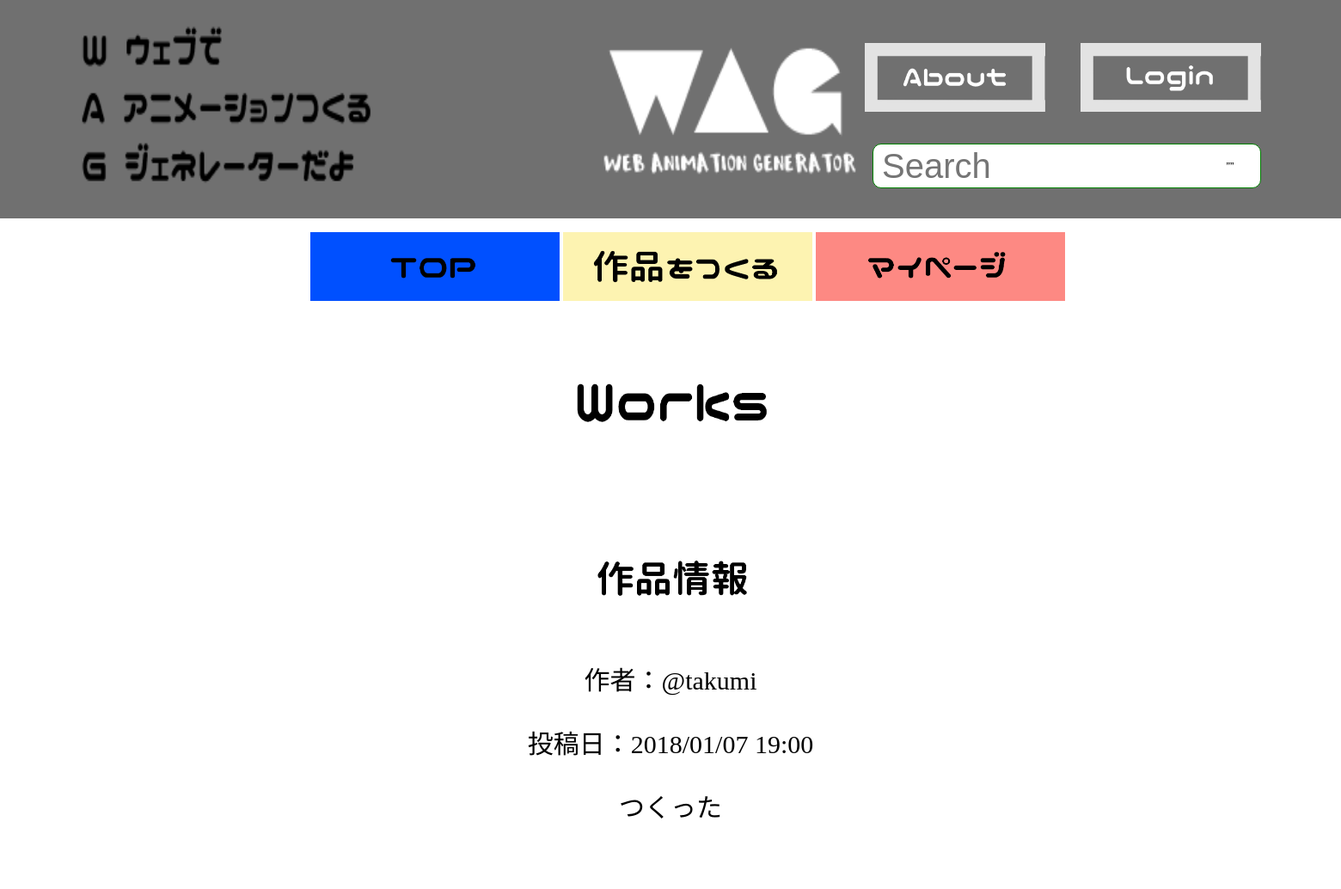
Before: /Definitive/workpage.php?id=3 (upper part) with the older database file.
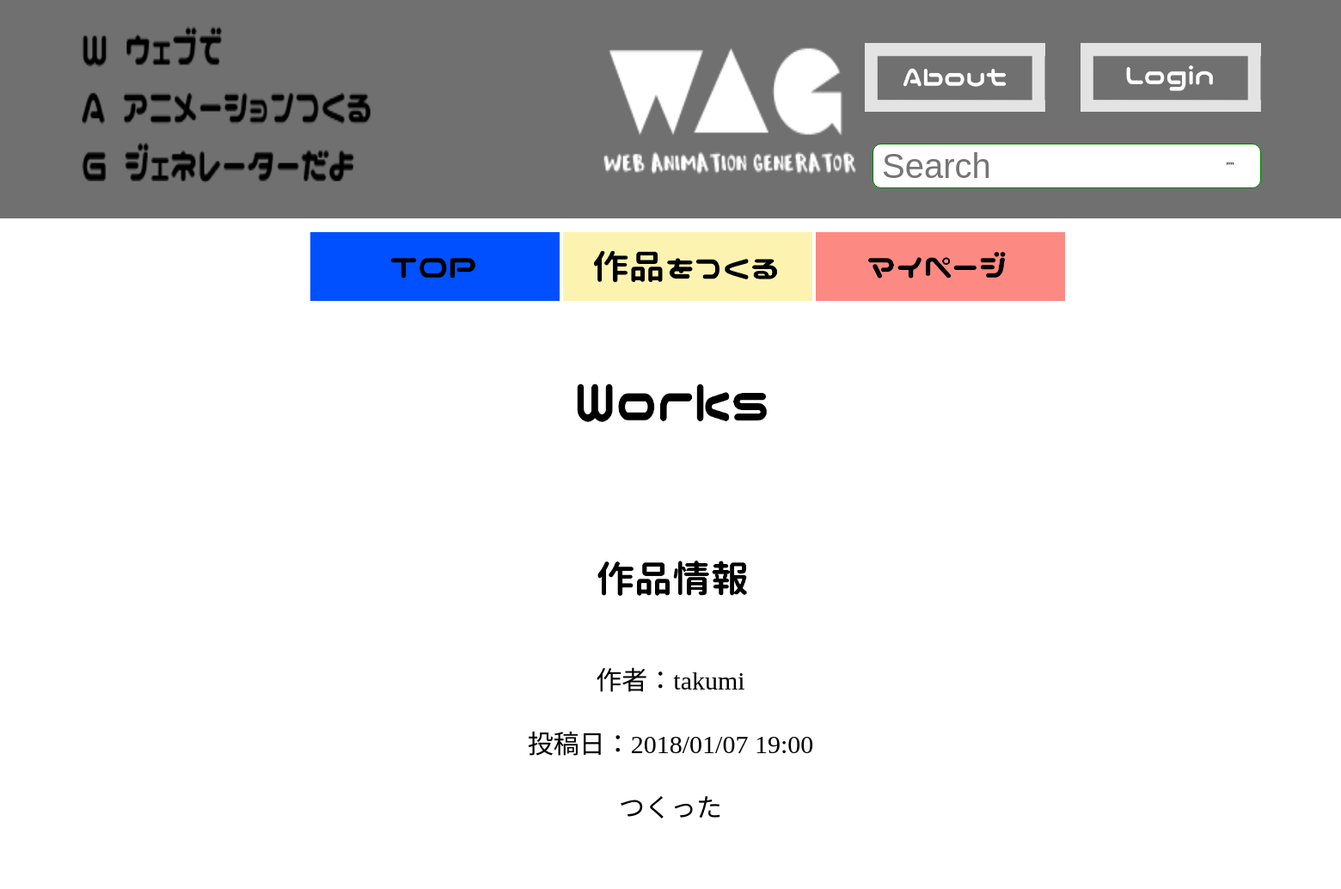
After: the same page with the newer database file.
### tables this page shows
CREATE TABLE "sketch" (
	`id`	integer,
	`username`	text,
	`usericon`	text,
	`samune`	text,
	`title`	text,
	`caption`	text,
	`date`	text,
	`animation`	text,
	`html`	text,
	PRIMARY KEY(`id`)
);

### Definitive/workpage.php (the view, shortened to what this page needs)
<?php
if (isset($_GET["id"])) {
    $ID = $_GET["id"];
    $pdo = new PDO("sqlite:data/works.sqlite");
    $pdo->setAttribute(PDO::ATTR_ERRMODE, PDO::ERRMODE_WARNING);
    $st = $pdo->query("select * from sketch where id = '$ID'");
    $data = $st->fetchAll();
}
function h($str)
{
    return htmlspecialchars($str, ENT_QUOTES, "UTF-8");
}
?>
<!doctype html>
<html lang="ja">
<head>
    <link rel="stylesheet" href="css/style.css" media="all">
    <link rel="stylesheet" href="css/style_editor.css" media="all">
</head>
<body>
<header>
    <div id="citecap">
        <img src="images/citecap.png" width="358" height="250" style="position: absolute; left: 80px;">
    </div>
    <div id="title">
        <img src="images/rogo.png" width="338" height="250" style="position: relative; left: 43.5%; top: 0px; ">
    </div>
    <a href="./about.php"><img src="images/about.png" width="210" height="80" alt="About"
                               style="position: absolute; right: 344px; top: 50px;">
        <?php
        if (!isset($_SESSION['access_token'])) {
            echo "<a href=\"Twitterlogin.php\"><img src=\"images\login.png\" width=\"210\" height=\"80\"  alt=\"Login\" style=\"position: absolute; right: 93px; top: 50px;\"></a>";
        } else {
            echo "<a href=\"Twitterlogout.php\"><img src=\"images\logout.png\" width=\"210\" height=\"80\"  alt=\"Logout\" style=\"position: absolute; right: 93px; top: 50px;\">";
            echo "</a>";
        }
        ?>
        <div id="search">
            <form id="form02" action="top.php" method="get">
                <input id="input02" type="text" placeholder="Search" name="search" style="font-size:40px;"><input id="submit02" type="submit" value=””>
            </form>
        </div>
</header>
<ul class="topmenu">
    <li><a href="./top.php"><img src="images/topok.png" width="290" height="80" alt="TOP"></a></li>
    <li><a href="./workmake.php"><img src="images/workmaken.png" width="290" height="80" alt="作品をつくる"></a></li>
    <li><a href="./mypage.php"><img src="images/mypagen.png" width="290" height="80" alt="マイページ"></a></li>
</ul>
<br>
<div id="contenttitle">
    <img src="images/works.png" width="338" height="150">
</div>
<br>
<div class="sketck_info">
    <?php
    foreach ($data as $sketch) {
        ?>
        <div id="contenttitle">
            <img src="images/workinfo.png" width="338" height="120">
        </div>
        <p class="strong">作者：<?php print h($sketch["username"]) ?></p>
        <p>投稿日：<?php print h($sketch["date"]) ?></p>
        <p><?php print h($sketch["caption"]) ?></p>
        <?php
    }
    ?>
</div>
</body>
</html>

### Definitive/css/style.css (style rules this page uses)
header { background-color: #707070; }
body { background-color: #FFFFFF; margin: 0; }
p { text-align: center; font-size: 30px; }
.topmenu { text-align: center; }
.topmenu li { display: inline; }
#contenttitle { text-align: center; }
p { text-align: center; }
a { font-size: 30px; }
.sketck_info { margin-top: 50px; margin-bottom: 80px; }
#search { position: absolute; right: 93px; top: 167px; }
#form02 { background-color: white; width: 450px; height: 50px; border: 1px green solid; }
#form02 input { vertical-align: top; margin: 0px; height: 100%; box-sizing: border-box; background-color: transparent; }
#form02 { border-radius: 10px; }
#input02 { border: none; width: 400px; padding-left: 10px; }
#submit02 { width: 30px; border: none; background-image: url(http://icooon-mono.com/i/icon_13914/icon_139140.svg); background-position: left; background-size: auto 62%; background-repeat: no-repeat; }

Changed rows visible on the page:
changed sketch "つくった": username "@takumi" → "takumi"
